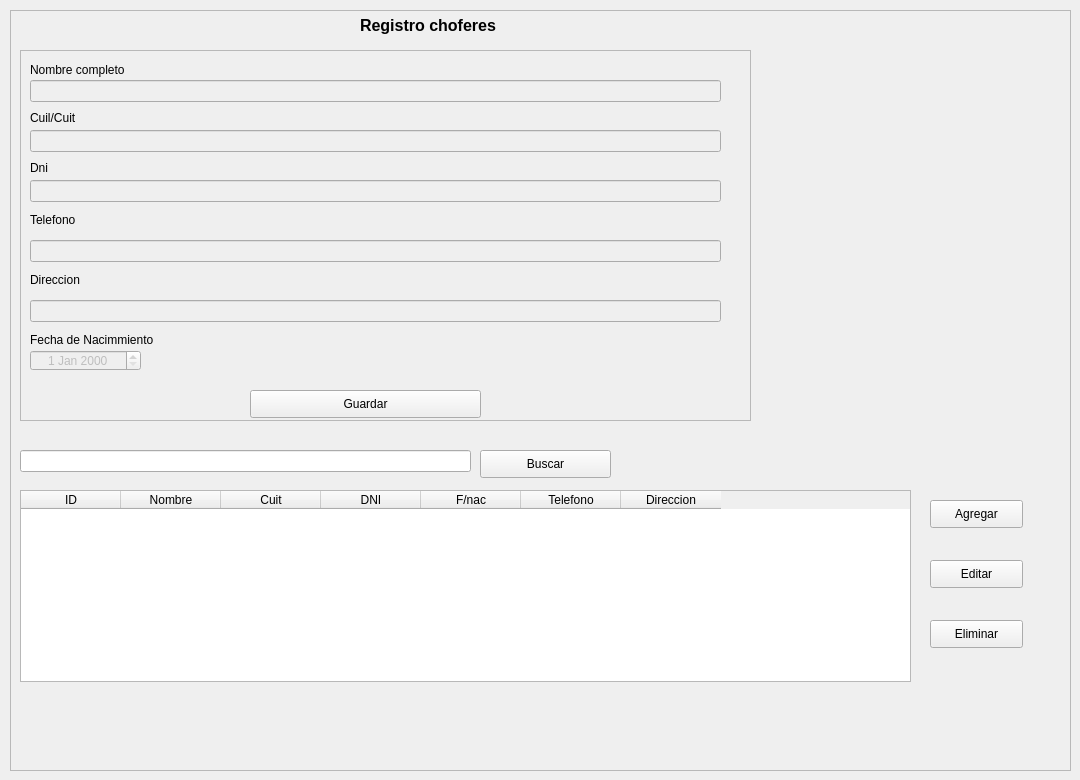
       <widget class="QWidget" name="chofer">
        <attribute name="title">
         <string>Choferes</string>
        </attribute>
        <widget class="QFrame" name="frame_8">
         <property name="geometry">
          <rect>
           <x>10</x>
           <y>10</y>
           <width>1061</width>
           <height>761</height>
          </rect>
         </property>
         <property name="frameShape">
          <enum>QFrame::StyledPanel</enum>
         </property>
         <property name="frameShadow">
          <enum>QFrame::Raised</enum>
         </property>
         <widget class="QLineEdit" name="lineEdit_buscarchofer">
          <property name="geometry">
           <rect>
            <x>10</x>
            <y>440</y>
            <width>451</width>
            <height>22</height>
           </rect>
          </property>
         </widget>
         <widget class="QPushButton" name="btnBuscarChofer">
          <property name="geometry">
           <rect>
            <x>470</x>
            <y>440</y>
            <width>131</width>
            <height>28</height>
           </rect>
          </property>
          <property name="text">
           <string>Buscar</string>
          </property>
         </widget>
         <widget class="QPushButton" name="btnAgregarChofer">
          <property name="geometry">
           <rect>
            <x>920</x>
            <y>490</y>
            <width>93</width>
            <height>28</height>
           </rect>
          </property>
          <property name="text">
           <string>Agregar</string>
          </property>
         </widget>
         <widget class="QPushButton" name="btnEliminarChofer">
          <property name="geometry">
           <rect>
            <x>920</x>
            <y>610</y>
            <width>93</width>
            <height>28</height>
           </rect>
          </property>
          <property name="text">
           <string>Eliminar</string>
          </property>
         </widget>
         <widget class="QPushButton" name="btnEditarChofer">
          <property name="geometry">
           <rect>
            <x>920</x>
            <y>550</y>
            <width>93</width>
            <height>28</height>
           </rect>
          </property>
          <property name="text">
           <string>Editar</string>
          </property>
         </widget>
         <widget class="QFrame" name="frame_9">
          <property name="geometry">
           <rect>
            <x>10</x>
            <y>40</y>
            <width>731</width>
            <height>371</height>
           </rect>
          </property>
          <property name="frameShape">
           <enum>QFrame::StyledPanel</enum>
          </property>
          <property name="frameShadow">
           <enum>QFrame::Raised</enum>
          </property>
          <widget class="QLabel" name="label_27">
           <property name="geometry">
            <rect>
             <x>10</x>
             <y>10</y>
             <width>131</width>
             <height>20</height>
            </rect>
           </property>
           <property name="text">
            <string>Nombre completo</string>
           </property>
          </widget>
          <widget class="QLineEdit" name="lineEdit_nombre_chofer">
           <property name="enabled">
            <bool>false</bool>
           </property>
           <property name="geometry">
            <rect>
             <x>10</x>
             <y>30</y>
             <width>691</width>
             <height>22</height>
            </rect>
           </property>
           <property name="dragEnabled">
            <bool>false</bool>
           </property>
          </widget>
          <widget class="QLabel" name="label_28">
           <property name="geometry">
            <rect>
             <x>10</x>
             <y>60</y>
             <width>161</width>
             <height>16</height>
            </rect>
           </property>
           <property name="text">
            <string>Cuil/Cuit</string>
           </property>
          </widget>
          <widget class="QLineEdit" name="lineEdit_cuit">
           <property name="enabled">
            <bool>false</bool>
           </property>
           <property name="geometry">
            <rect>
             <x>10</x>
             <y>80</y>
             <width>691</width>
             <height>22</height>
            </rect>
           </property>
           <property name="dragEnabled">
            <bool>false</bool>
           </property>
          </widget>
          <widget class="QLabel" name="label_29">
           <property name="geometry">
            <rect>
             <x>10</x>
             <y>110</y>
             <width>161</width>
             <height>16</height>
            </rect>
           </property>
           <property name="text">
            <string>Dni</string>
           </property>
          </widget>
          <widget class="QLineEdit" name="lineEdit_dni">
           <property name="enabled">
            <bool>false</bool>
           </property>
           <property name="geometry">
            <rect>
             <x>10</x>
             <y>130</y>
             <width>691</width>
             <height>22</height>
            </rect>
           </property>
          </widget>
          <widget class="QLineEdit" name="lineEdit_tel">
           <property name="enabled">
            <bool>false</bool>
           </property>
           <property name="geometry">
            <rect>
             <x>10</x>
             <y>190</y>
             <width>691</width>
             <height>22</height>
            </rect>
           </property>
          </widget>
          <widget class="QLabel" name="label_30">
           <property name="geometry">
            <rect>
             <x>10</x>
             <y>160</y>
             <width>121</width>
             <height>20</height>
            </rect>
           </property>
           <property name="text">
            <string>Telefono</string>
           </property>
          </widget>
          <widget class="QLabel" name="label_31">
           <property name="geometry">
            <rect>
             <x>10</x>
             <y>220</y>
             <width>121</width>
             <height>20</height>
            </rect>
           </property>
           <property name="text">
            <string>Direccion</string>
           </property>
          </widget>
          <widget class="QLineEdit" name="lineEdit_direccion">
           <property name="enabled">
            <bool>false</bool>
           </property>
           <property name="geometry">
            <rect>
             <x>10</x>
             <y>250</y>
             <width>691</width>
             <height>22</height>
            </rect>
           </property>
          </widget>
          <widget class="QLabel" name="label_32">
           <property name="geometry">
            <rect>
             <x>10</x>
             <y>280</y>
             <width>151</width>
             <height>20</height>
            </rect>
           </property>
           <property name="text">
            <string>Fecha de Nacimmiento</string>
           </property>
          </widget>
          <widget class="QPushButton" name="btnGuardarChofer">
           <property name="geometry">
            <rect>
             <x>230</x>
             <y>340</y>
             <width>231</width>
             <height>28</height>
            </rect>
           </property>
           <property name="text">
            <string>Guardar</string>
           </property>
          </widget>
          <widget class="QDateEdit" name="editdate">
           <property name="enabled">
            <bool>false</bool>
           </property>
           <property name="geometry">
            <rect>
             <x>10</x>
             <y>300</y>
             <width>111</width>
             <height>21</height>
            </rect>
           </property>
           <property name="layoutDirection">
            <enum>Qt::LeftToRight</enum>
           </property>
           <property name="alignment">
            <set>Qt::AlignCenter</set>
           </property>
          </widget>
         </widget>
         <widget class="QTableWidget" name="tablachoferes">
          <property name="geometry">
           <rect>
            <x>10</x>
            <y>480</y>
            <width>891</width>
            <height>192</height>
           </rect>
          </property>
          <column>
           <property name="text">
            <string>ID</string>
           </property>
          </column>
          <column>
           <property name="text">
            <string>Nombre</string>
           </property>
          </column>
          <column>
           <property name="text">
            <string>Cuit</string>
           </property>
          </column>
          <column>
           <property name="text">
            <string>DNI</string>
           </property>
          </column>
          <column>
           <property name="text">
            <string>F/nac</string>
           </property>
          </column>
          <column>
           <property name="text">
            <string>Telefono</string>
           </property>
          </column>
          <column>
           <property name="text">
            <string>Direccion</string>
           </property>
          </column>
         </widget>
         <widget class="QLabel" name="label_18">
          <property name="geometry">
           <rect>
            <x>350</x>
            <y>0</y>
            <width>191</width>
            <height>31</height>
           </rect>
          </property>
          <property name="font">
           <font>
            <pointsize>12</pointsize>
            <weight>75</weight>
            <bold>true</bold>
           </font>
          </property>
          <property name="text">
           <string>Registro choferes</string>
          </property>
         </widget>
        </widget>
       </widget>
